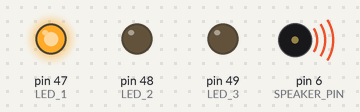
Simulated run of this sketch. Board: Arduino Mega 2560, built with avr-gcc and run on an emulated ATmega2560. On the bench: output pins drawn as LEDs (lit = HIGH), buzzer (waves = sounding).

Above: at 0.16 s.
At 12.47 s:
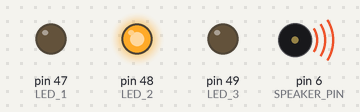
At 22.1 s:
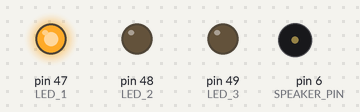
At 23.47 s:
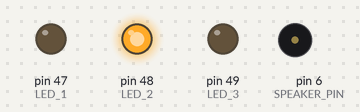
At 24.82 s:
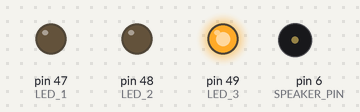
At 39.81 s:
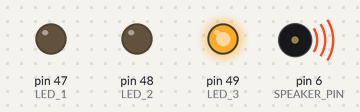
Timing chart, 0 to 40.0 s (numbered marks = the images above):
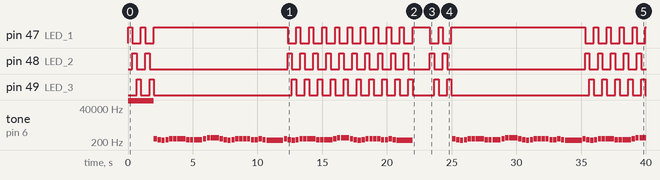

The sketch:

Part3.3.ino
```cpp
#define SPEAKER_PIN PH3 // pin 6
#define LED_1 PL2 // pin 47
#define LED_2 PL1 // pin 48
#define LED_3 PL0 // pin 49
#define SPEAKER_PORT PORTH
#define SPEAKER_DDR DDRH
#define LED_PORT PORTL
#define LED_DDR DDRL

// Note Frequencies
#define NC 261
#define ND 294
#define NE 329
#define NF 349
#define NG 392
#define NA 440
#define NB 493
#define NC2 523
#define R 0

// Global flags for each task
volatile bool taskAActive;
volatile bool taskBActive;

void setup() {
// Setting the pins as outputs
  LED_DDR |= (1 << LED_1) | (1 << LED_2) |(1 << LED_3);
  // Set Waveform Generation bits (WGM) to Fast PWM mode to timer 4
  TCCR4A = (1 << WGM41) | (1 << WGM40);
  TCCR4B = (1 << WGM43) | (1 << WGM42);

  // Set Output Compare A (OC4A) for toggling on compare match
  TCCR4A |= (1 << COM4A0);

  // Set Timer/Counter4 prescaler to 64 (desired frequency range)
  TCCR4B |= (1 << CS41) | (1 << CS40);
  // set the speaker pin as output
  bit_set(SPEAKER_DDR, SPEAKER_PIN);
  taskAActive = false;
  taskBActive = false;
}
void loop() {
  int taskATime = 2000;
  int taskBTime = 10000;
  int taskABTime = 10000;
  int downtime = 1000;
  long startTime;

  taskAActive = true;  // Start Task A
  startTime = millis();
  //while loop continues until the task A duration is reached
  while (millis() - startTime < taskATime) {
    ledCycle();
  }
  taskAActive = false;  // Stop Task A

  taskBActive = true; // Starts Task B
  startTime = millis();
  // Continue while depending on the frequency variable returned from speakercycle()
  while (millis() - startTime < taskBTime) {
    int freq = speakerCycle();
    if (freq == 0) {
      OCR4A = 0;
    } else {
      OCR4A = (F_CPU / (64UL * freq)) / 2; //The value of OCR4A is set according to the frequency returned from speakerCycle()
    }
  }
  OCR4A = 0;
  taskBActive = false; // halt task B

  // Task A and Task B run simultaneously for 10 seconds
  taskAActive = true;  // Start Task A
  taskBActive = true; // Start Task B
  startTime = millis();
  //As long the TaskAB time is not reaches the LED cycle and speaker cycle will run
  while (millis() - startTime < taskABTime) {
    ledCycle();
    int freq = speakerCycle();
    if (freq == 0) {
      OCR4A = 0;
    } else {
      OCR4A = (F_CPU / (64UL * freq)) / 2;
    }
  }
  OCR4A = 0;
  taskAActive = false;
  taskBActive = false;

  delay(downtime);  // No tasks for 1 second
}
// sets bits in a register
void bit_set(volatile uint8_t& reg, uint8_t bit) {
  reg |= (1 << bit);
}
// clears bits in a register
void bit_clear(volatile uint8_t& reg, uint8_t bit) {
  reg &= ~(1 << bit);
}
// function defn for speaker to iterate over
int speakerCycle() {
  int melody[] = { NE, R, ND, R, NC, R, ND, R, NE, R, NE, R, NE, R, ND, R, ND, R, ND, R, NE, R, NG, R, NG, R, NE, R, ND, R, NC, R, ND, R, NE, R, NE, R, NE, R, NE, R, ND, R, ND, R, NE, R, ND, R, NC, R};
  int beats[] =  { 5, 1,  5, 1,  5, 1,  5, 1,  5, 1,  5, 1,  13, 1,  5, 1,  5, 1,  13, 1,  5, 1,  5, 1,  13, 1,  5, 1,  5, 1,  5, 1,  5, 1,  5, 1,  5, 1,  5, 1,  5, 1,  5, 1,  5, 1,  5, 1,  5, 1,  26, 1};
  int melodyLength = sizeof(melody) / sizeof(melody[0]);
  static long currentTime = millis();
  static int noteIndex;
  int freq;

  if (taskBActive) {
    int noteDuration = 50 * beats[noteIndex]; // mutiplied the array to reach 10,000 which is task A and B duration
    int freq = melody[noteIndex]; // sets freq as melody at that index
    // increments through the melody and beats index after note durtion excessed
    if (millis() - currentTime >= noteDuration) {
      noteIndex = (noteIndex + 1) % melodyLength;
      currentTime = millis();
    }
  // returns the freq for the loop()
    return freq; // returns frequency to be used in the loop()
  } else {
    noteIndex = 0;
    currentTime = millis();
    return 0; // No sound
  }
}
// Instead of using delay, we use if conditonals with time intervals to keep LEDs flashing with the given period
void ledCycle() {
   if (taskAActive) {
    int interval = 999;
    long currentTime = millis();
    if (currentTime % interval >= 0 && currentTime % interval < 333) {
      bit_set(LED_PORT, LED_1);
      bit_clear(LED_PORT, LED_2);
      bit_clear(LED_PORT, LED_3);
    } else if (currentTime % interval >= 333 && currentTime % interval < 666) {
      bit_clear(LED_PORT, LED_1);
      bit_set(LED_PORT, LED_2);
      bit_clear(LED_PORT, LED_3);
    } else if (currentTime % interval >= 666 && currentTime % interval < 999) {
      bit_clear(LED_PORT, LED_1);
      bit_clear(LED_PORT, LED_2);
      bit_set(LED_PORT, LED_3);
    }
  } else {
      bit_clear(LED_PORT, LED_1);
      bit_clear(LED_PORT, LED_2);
      bit_clear(LED_PORT, LED_3);
  }
}
```

Measured:
- by itself, pin 47 (LED_1): LOW → HIGH at 0.00 s, → LOW 0.33 s later, → HIGH 0.67 s later, → LOW 0.33 s later, … (39 changes in this stretch)
- by itself, pin 48 (LED_2): LOW → HIGH at 0.33 s, → LOW 0.33 s later, → HIGH 0.67 s later, → LOW 0.33 s later, … (38 changes in this stretch)
- by itself, pin 49 (LED_3): LOW → HIGH at 0.67 s, → LOW 0.33 s later, → HIGH 0.67 s later, → LOW 0.33 s later, … (38 changes in this stretch)
- by itself, tone on pin 6 (SPEAKER_PIN): plays 125000 Hz for 2.0 s, 329 Hz for 0.25 s, 293 Hz for 0.25 s, 261 Hz for 0.25 s, 293 Hz for 0.25 s, 329 Hz for 0.25 s … (92 notes in this stretch)
